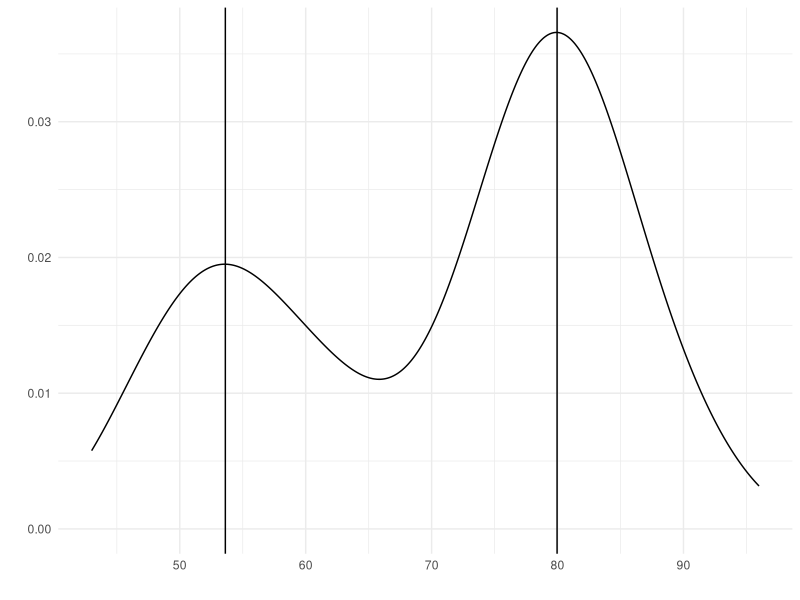

Here is the R script that generated this plot:
library(data.table)
library(ggplot2)

ggplot(faithful, aes(waiting)) + geom_density() + 
  geom_vline(xintercept = density(faithful$waiting)$x[which.max(density(faithful$waiting)$y)])+
  geom_vline(xintercept = density(faithful$waiting)$x[which(density(faithful$waiting)$y == max(density(faithful$waiting)$y[density(faithful$waiting)$x < 65]))])+
  theme_minimal()+ylab("")+xlab("")

